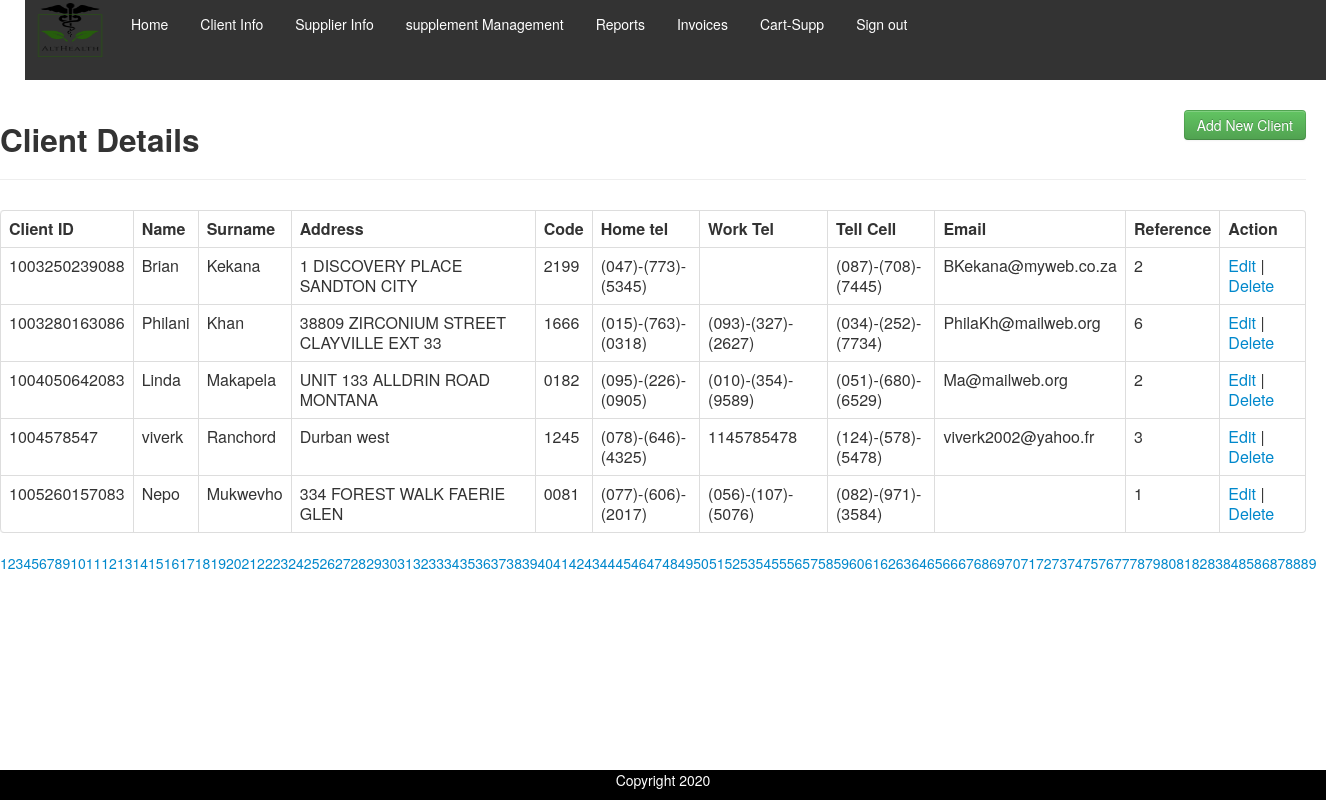
The page /client.php on the database its author committed.
### tables this page shows
CREATE TABLE `tblclientinfo` (
  `Client_ID` varchar(20) NOT NULL,
  `C_name` varchar(30) NOT NULL,
  `C_surname` varchar(50) NOT NULL,
  `Address` varchar(200) NOT NULL,
  `Code` varchar(4) NOT NULL,
  `C_Tel_H` varchar(20) NOT NULL,
  `C_Tel_W` varchar(20) NOT NULL,
  `C_Tel_Cell` varchar(20) NOT NULL,
  `C_Email` varchar(200) NOT NULL,
  `Reference_ID` int(6) NOT NULL
);

### client.php (the view, shortened to what this page needs)
<?php  include 'menu.inc'; ?>
    <body>
    <div class="wrapper">
        <div class="container-fluid">
            <div class="row">
                <div class="col-md-12">
                    <div class="page-header clearfix">
                        <h2 class="pull-left"> Client Details</h2>
                        <a href="client_add.php" class="btn btn-success pull-right">Add New Client</a>
                    </div>
<?php
$con = mysqli_connect('localhost', 'root', '');
       mysqli_select_db($con, 'althealthdb');
	   $result_per_page = 5 ;
	   $sql ="SELECT * FROM tblclientinfo";
	   $result = mysqli_query($con,$sql);
	   $number_of_results = mysqli_num_rows($result);
	   $number_of_pages = ceil ($number_of_results/$result_per_page);
	   if (!isset($_GET['page'])){
		   $page = 1;
		   }else{
			   $page =$_GET['page'];
	   }
	   $this_page_fist_result =($page-1)*$result_per_page;
	  $sql = "SELECT * FROM tblclientinfo LIMIT ".$this_page_fist_result. ',' .$result_per_page;
	  $result = mysqli_query($con, $sql);
	echo '<table class="table table-bordered">';
	echo'<th>'.'Client ID'.'</th>';
		echo '<th>Name</th>';
		echo'<th>Surname</th>';
		echo'<th>Address</th>';
		echo'<th>Code</th>';
		echo'<th>Home tel</th>';
		echo'<th>Work Tel</th>';
		echo'<th>Tell Cell</th>';
		echo'<th>Email</th>';
		echo'<th>Reference</th>';
		echo'<th>Action</th>';
	 while($row = mysqli_fetch_array($result)){
		echo "<tr>";
		echo "<td>".$row['Client_ID']."</td>";
		echo "<td>".$row['C_name']."</td>";
		echo "<td>".$row['C_surname']."</td>";
		echo "<td>".$row['Address']."</td>";
		echo "<td>".$row['Code']."</td>";
		echo "<td>".$row['C_Tel_H']."</td>";
		echo "<td>".$row['C_Tel_W']."</td>";
		echo "<td>".$row['C_Tel_Cell']."</td>";
		echo "<td>".$row['C_Email']."</td>";
		echo "<td>".$row['Reference_ID']."</td>";
		echo "<td><a href=\"client_update.php?update_id=$row[Client_ID]\"> Edit</a> | <a href=\"client_delete.php?delete_id=$row[Client_ID]\" onClick=\"return confirm('Are you sure you want to delete?')\">Delete</a></td>";
		echo "</tr>";
	  }
	  echo '</table>';
	   for ($page=1;$page<=$number_of_pages;$page++){
		   echo '<a href="client.php? page = ' . $page.'">' .$page .'</a>';
	   }
?>
</body>
</html>
<div class="footer">
  <p>Copyright 2020</p>
</div>

### client.php (style rules this page uses)
.footer { position: fixed; left: 0; bottom: 0; width: 100%; background-color: black; color: white; text-align: center; }

### rows shown on the page
tblclientinfo: Client_ID "1003250239088", C_name "Brian", C_surname "Kekana", Address "1 DISCOVERY PLACE SANDTON CITY", Code "2199", C_Tel_H "(047)-(773)-(5345)", C_Tel_Cell "(087)-(708)-(7445)", C_Email "BKekana@myweb.co.za", Reference_ID "2"
tblclientinfo: Client_ID "1003280163086", C_name "Philani", C_surname "Khan", Address "38809 ZIRCONIUM STREET CLAYVILLE EXT 33", Code "1666", C_Tel_H "(015)-(763)-(0318)", C_Tel_W "(093)-(327)-(2627)", C_Tel_Cell "(034)-(252)-(7734)", C_Email "PhilaKh@mailweb.org", Reference_ID "6"
tblclientinfo: Client_ID "1004050642083", C_name "Linda", C_surname "Makapela", Address "UNIT 133 ALLDRIN ROAD MONTANA", Code "0182", C_Tel_H "(095)-(226)-(0905)", C_Tel_W "(010)-(354)-(9589)", C_Tel_Cell "(051)-(680)-(6529)", C_Email "Ma@mailweb.org", Reference_ID "2"
tblclientinfo: Client_ID "1004578547", C_name "viverk", C_surname "Ranchord", Address "Durban west", Code "1245", C_Tel_H "(078)-(646)-(4325)", C_Tel_W "1145785478", C_Tel_Cell "(124)-(578)-(5478)", C_Email "viverk2002@yahoo.fr", Reference_ID "3"
tblclientinfo: Client_ID "1005260157083", C_name "Nepo", C_surname "Mukwevho", Address "334 FOREST WALK FAERIE GLEN", Code "0081", C_Tel_H "(077)-(606)-(2017)", C_Tel_W "(056)-(107)-(5076)", C_Tel_Cell "(082)-(971)-(3584)", Reference_ID "1"
